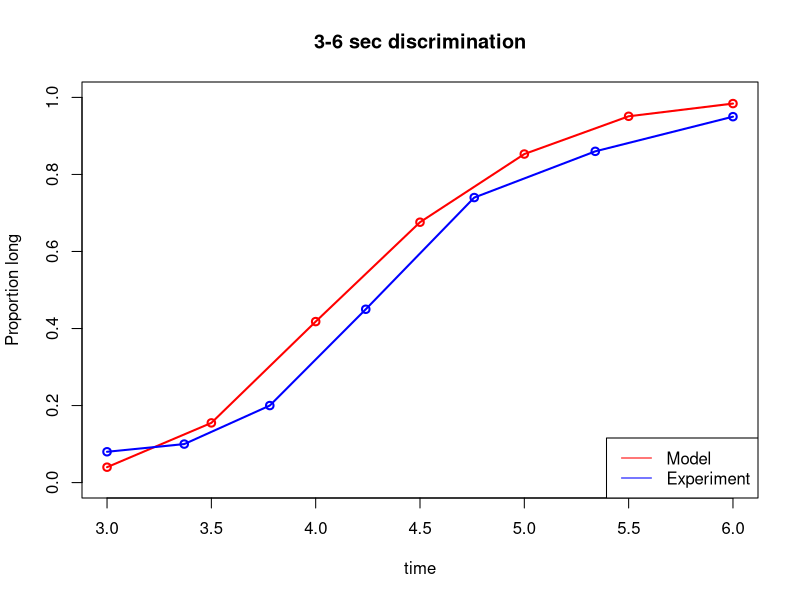
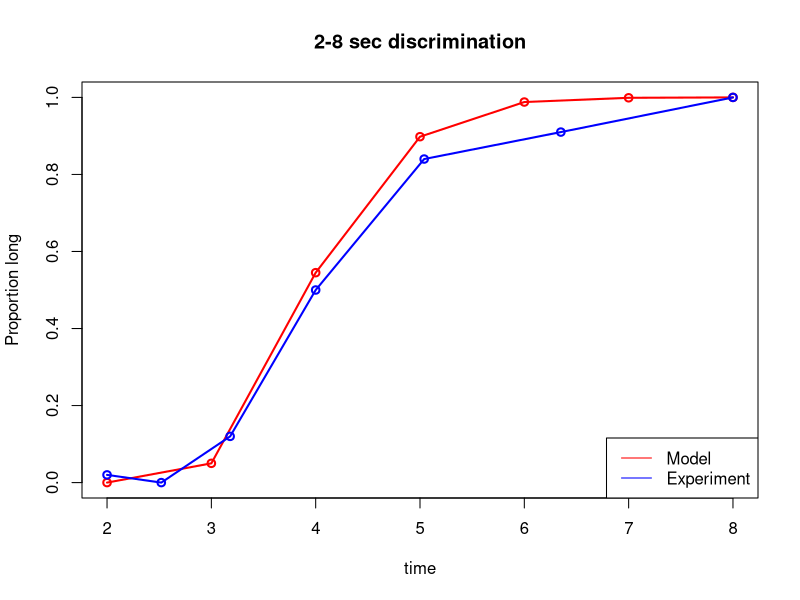
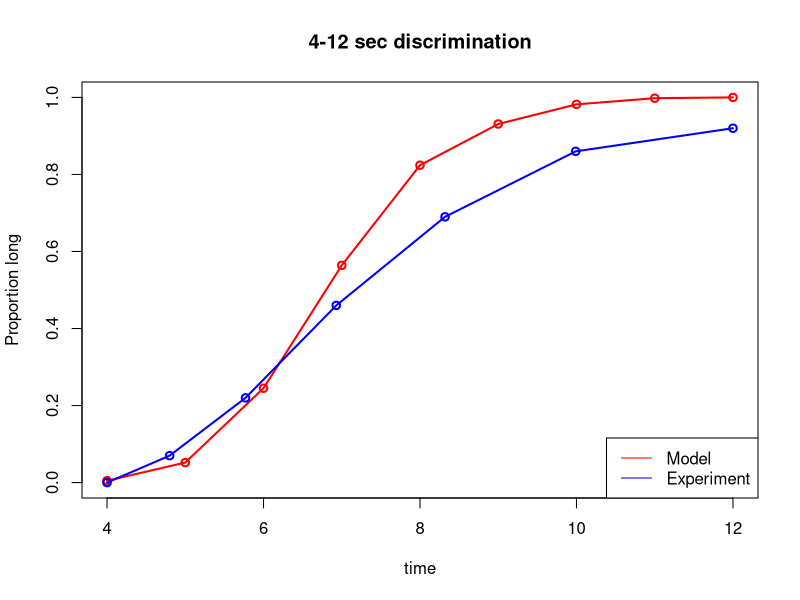

Reproduce these figures in R, in order.
# Initial parameters
nrSubjects = 1000   # The 'number of subjects' the bisection model tests on
t_0 = 0.011        # The starting length of a pulse
a = 1.1             # The growth factor of the pulses
b = 0.015           # Noise influence parameter
  
# Act-R's noise function
actr.noise <- function(s,n=1) {
  rand <- runif(n,min=0.0001,max=0.9999)
  s * log((1 - rand ) / rand)
}

# Convert ticks to time and return time (not used in the bisection model but added for completeness sake)
ticksToTime = function(ticks) {
  # The starting values, the first pulse length is also subject to noise here
  pulseLength = t_0 + actr.noise(b*a*t_0)
  measuredTime = 0
  # Add the time from every tick and return the total measured time
  for(tick in 1:ticks) {
    pulseLength = a * pulseLength + actr.noise(b*a*pulseLength)
    measuredTime = measuredTime + pulseLength
  }
  measuredTime
}

# Convert time to ticks and return ticks
timeToTicks = function(time) {
  # The starting values, the first pulse length is also subject to noise here
  ticks = 0
  pulseLength = t_0 + actr.noise(b*a*t_0)
  measuredTime = 0
  # Until the targetTime is reached, continue to count ticks and return the final count
  while(measuredTime < time) {
    pulseLength = a * pulseLength + actr.noise(b*a*pulseLength)
    measuredTime = measuredTime + pulseLength
    ticks = ticks + 1
  }
  ticks
}

# This function runs the bisection experiment for a specified interval (min, max) and stepsize
bisection = function(min, max, stepsize) {
  # Initialize the long proportion vector and index variable
  propLong = seq(min, max, stepsize)
  i = 1
  # For every step between the interval, let every 'subject' return their estimation of the interval.
  # If the 'subject' estimates long, increase the amount of counted longs
  for(time in seq(min, max, stepsize)) {
    long = 0
    for(subject in 1:nrSubjects) {
      if(timeToTicks(time) >= (timeToTicks(min)+timeToTicks(max))/2) {
        long = long + 1
      }
    }
    # Calculate the proportion of reported longs over all subjects and increase the index
    propLong[i] = long/nrSubjects
    i = i + 1
  }
  return(propLong)
}

# Plot the experiment data and model data for the interval 3-6
# The experiment data
expTime = c(3, 3.37, 3.78, 4.24, 4.76, 5.34,6)
expPropLong = c(0.08, 0.1, 0.2, 0.45, 0.74, 0.86, 0.95)
# The model data
modelPropLong = bisection(3,6,0.5)
# Plots
plot(seq(3,6,0.5), modelPropLong, xlab="time", ylab="Proportion long", type = "o",lwd=2, main="3-6 sec discrimination", col="red", xlim=c(3,6), ylim=c(0,1))
lines(expTime, expPropLong, type = "o",lwd=2, col="blue")
legend("bottomright", c("Model", "Experiment"), lty=c(1,1), col=c("red", "blue"))

# Plot the experiment data and model data for the interval 2-8
# The experiment data
expTime = c(2, 2.52, 3.18, 4, 5.04, 6.35, 8)            
expPropLong = c(0.02, 0, 0.12, 0.5, 0.84, 0.91, 1)     
# The model data
modelPropLong = bisection(2,8,1)
# Plots
plot(seq(2,8,1), modelPropLong, xlab="time", ylab="Proportion long", type = "o",lwd=2, main="2-8 sec discrimination", col="red", xlim=c(2,8), ylim=c(0,1))
lines(expTime, expPropLong, type = "o",lwd=2, col="blue")
legend("bottomright", c("Model", "Experiment"), lty=c(1,1), col=c("red", "blue"))

# Plot the experiment data and model data for the interval 4-12
# The experiment data
expTime = c(4, 4.8, 5.77, 6.93, 8.32, 9.99, 12)
expPropLong = c(0, 0.07, 0.22, 0.46, 0.69, 0.86, 0.92)
# The model data
modelPropLong = bisection(4,12,1)
# Plots
plot(seq(4,12,1), modelPropLong, xlab="time", ylab="Proportion long", type = "o",lwd=2, main="4-12 sec discrimination", col="red", xlim=c(4,12), ylim=c(0,1))
lines(expTime, expPropLong, type = "o",lwd=2, col="blue")
legend("bottomright", c("Model", "Experiment"), lty=c(1,1), col=c("red", "blue"))